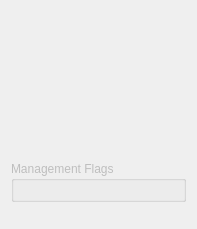
<?xml version="1.0" encoding="UTF-8"?>
<ui version="4.0">
 <class>IOSAppDetailsTab</class>
 <widget class="QWidget" name="IOSAppDetailsTab">
  <property name="geometry">
   <rect>
    <x>0</x>
    <y>0</y>
    <width>197</width>
    <height>229</height>
   </rect>
  </property>
  <property name="maximumSize">
   <size>
    <width>99999</width>
    <height>99999</height>
   </size>
  </property>
  <layout class="QVBoxLayout" name="verticalLayout_6" stretch="0,0,0,1">
   <item>
    <layout class="QHBoxLayout" name="horizontalLayout_2" stretch="0,0,1">
     <item>
      <layout class="QVBoxLayout" name="verticalLayout_4">
       <item>
        <spacer name="verticalSpacer_3">
         <property name="orientation">
          <enum>Qt::Vertical</enum>
         </property>
         <property name="sizeHint" stdset="0">
          <size>
           <width>20</width>
           <height>0</height>
          </size>
         </property>
        </spacer>
       </item>
       <item>
        <layout class="QHBoxLayout" name="horizontalLayout_7">
         <item>
          <spacer name="horizontalSpacer_8">
           <property name="orientation">
            <enum>Qt::Horizontal</enum>
           </property>
           <property name="sizeHint" stdset="0">
            <size>
             <width>40</width>
             <height>20</height>
            </size>
           </property>
          </spacer>
         </item>
         <item>
          <layout class="QVBoxLayout" name="verticalLayout_5">
           <item>
            <spacer name="verticalSpacer_5">
             <property name="orientation">
              <enum>Qt::Vertical</enum>
             </property>
             <property name="sizeHint" stdset="0">
              <size>
               <width>20</width>
               <height>40</height>
              </size>
             </property>
            </spacer>
           </item>
           <item>
            <layout class="QHBoxLayout" name="horizontalLayout">
             <item>
              <widget class="QLabel" name="appIcon">
               <property name="sizePolicy">
                <sizepolicy hsizetype="Fixed" vsizetype="Preferred">
                 <horstretch>0</horstretch>
                 <verstretch>0</verstretch>
                </sizepolicy>
               </property>
               <property name="minimumSize">
                <size>
                 <width>64</width>
                 <height>64</height>
                </size>
               </property>
               <property name="maximumSize">
                <size>
                 <width>64</width>
                 <height>64</height>
                </size>
               </property>
               <property name="text">
                <string/>
               </property>
              </widget>
             </item>
             <item>
              <layout class="QVBoxLayout" name="verticalLayout_3">
               <item>
                <widget class="QLabel" name="appName">
                 <property name="sizePolicy">
                  <sizepolicy hsizetype="Preferred" vsizetype="Preferred">
                   <horstretch>2</horstretch>
                   <verstretch>0</verstretch>
                  </sizepolicy>
                 </property>
                 <property name="font">
                  <font>
                   <weight>75</weight>
                   <bold>true</bold>
                  </font>
                 </property>
                 <property name="text">
                  <string/>
                 </property>
                 <property name="alignment">
                  <set>Qt::AlignCenter</set>
                 </property>
                </widget>
               </item>
               <item>
                <widget class="QLabel" name="appURL">
                 <property name="text">
                  <string/>
                 </property>
                 <property name="openExternalLinks">
                  <bool>true</bool>
                 </property>
                </widget>
               </item>
               <item>
                <spacer name="verticalSpacer_6">
                 <property name="orientation">
                  <enum>Qt::Vertical</enum>
                 </property>
                 <property name="sizeHint" stdset="0">
                  <size>
                   <width>0</width>
                   <height>0</height>
                  </size>
                 </property>
                </spacer>
               </item>
              </layout>
             </item>
            </layout>
           </item>
           <item>
            <spacer name="verticalSpacer_4">
             <property name="orientation">
              <enum>Qt::Vertical</enum>
             </property>
             <property name="sizeHint" stdset="0">
              <size>
               <width>20</width>
               <height>40</height>
              </size>
             </property>
            </spacer>
           </item>
          </layout>
         </item>
         <item>
          <spacer name="horizontalSpacer_4">
           <property name="orientation">
            <enum>Qt::Horizontal</enum>
           </property>
           <property name="sizeHint" stdset="0">
            <size>
             <width>40</width>
             <height>20</height>
            </size>
           </property>
          </spacer>
         </item>
        </layout>
       </item>
       <item>
        <spacer name="verticalSpacer_2">
         <property name="orientation">
          <enum>Qt::Vertical</enum>
         </property>
         <property name="sizeHint" stdset="0">
          <size>
           <width>20</width>
           <height>0</height>
          </size>
         </property>
        </spacer>
       </item>
      </layout>
     </item>
     <item>
      <layout class="QHBoxLayout" name="horizontalLayout_3">
       <property name="margin">
        <number>12</number>
       </property>
       <item>
        <widget class="CircularProgressIndicator" name="updateFilesetProgress" native="true"/>
       </item>
       <item>
        <widget class="QLabel" name="resultLabel">
         <property name="text">
          <string/>
         </property>
        </widget>
       </item>
      </layout>
     </item>
     <item>
      <spacer name="horizontalSpacer_3">
       <property name="orientation">
        <enum>Qt::Horizontal</enum>
       </property>
       <property name="sizeHint" stdset="0">
        <size>
         <width>40</width>
         <height>20</height>
        </size>
       </property>
      </spacer>
     </item>
    </layout>
   </item>
   <item>
    <layout class="QFormLayout" name="infoLayout">
     <property name="fieldGrowthPolicy">
      <enum>QFormLayout::FieldsStayAtSizeHint</enum>
     </property>
     <property name="topMargin">
      <number>0</number>
     </property>
    </layout>
   </item>
   <item>
    <layout class="QHBoxLayout" name="horizontalLayout_8">
     <item>
      <widget class="QGroupBox" name="managementFlagsGroup">
       <property name="enabled">
        <bool>false</bool>
       </property>
       <property name="title">
        <string>Management Flags</string>
       </property>
       <property name="flat">
        <bool>false</bool>
       </property>
       <layout class="QVBoxLayout" name="verticalLayout">
        <item>
         <widget class="ManagementFlagsWidget" name="managementFlagsWidget" native="true"/>
        </item>
       </layout>
      </widget>
     </item>
    </layout>
   </item>
   <item>
    <spacer name="verticalSpacer">
     <property name="orientation">
      <enum>Qt::Vertical</enum>
     </property>
     <property name="sizeHint" stdset="0">
      <size>
       <width>20</width>
       <height>40</height>
      </size>
     </property>
    </spacer>
   </item>
  </layout>
 </widget>
 <customwidgets>
  <customwidget>
   <class>CircularProgressIndicator</class>
   <extends>QWidget</extends>
   <header>FileWaveGuiLib/circularprogressindicator.h</header>
   <container>1</container>
  </customwidget>
  <customwidget>
   <class>ManagementFlagsWidget</class>
   <extends>QWidget</extends>
   <header>ManagementFlagsWidget.h</header>
   <container>1</container>
  </customwidget>
 </customwidgets>
 <resources/>
 <connections/>
</ui>
